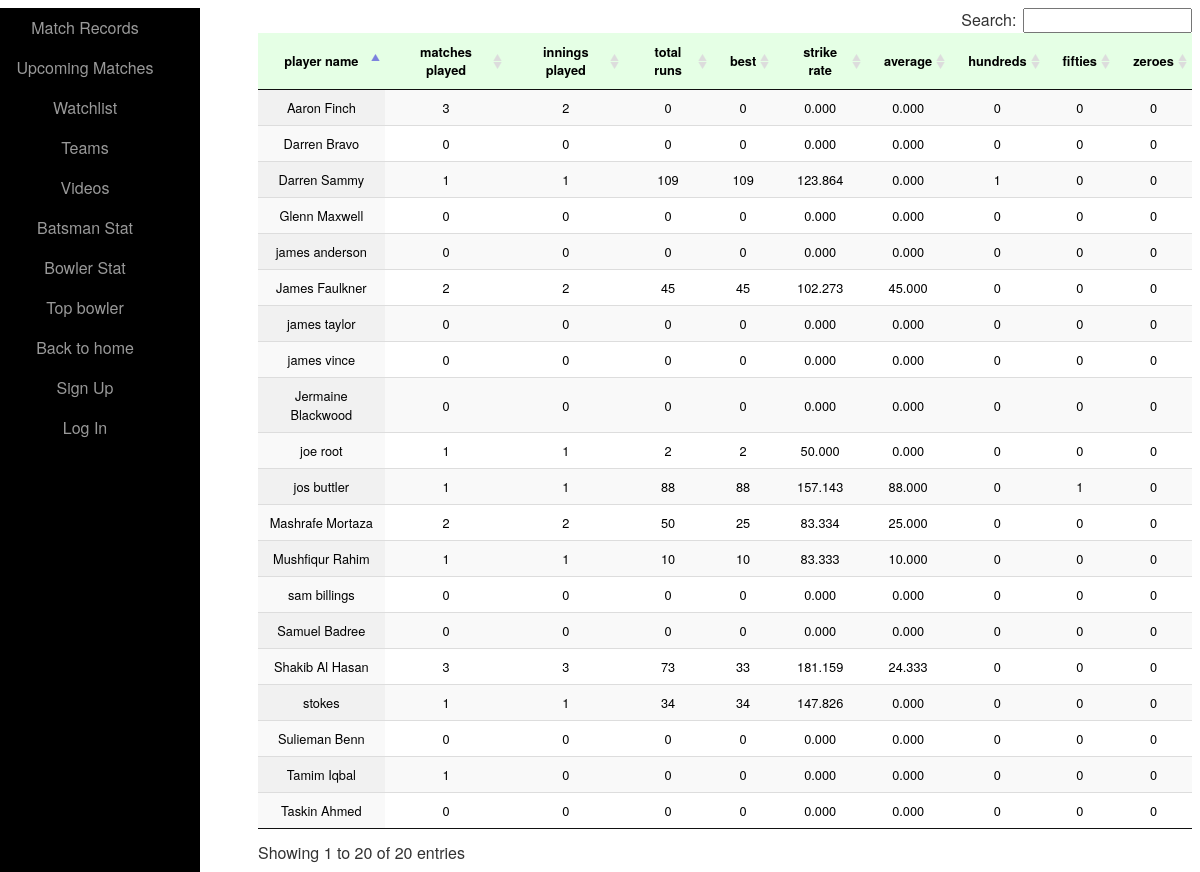
The app's page /ranking_batsman.php with its own data.
### tables this page shows
CREATE TABLE IF NOT EXISTS `player` (
  `id` int(25) unsigned NOT NULL,
  `player_name` varchar(100) NOT NULL,
  `team_id` int(25) unsigned NOT NULL,
  `category` varchar(1000) NOT NULL,
  `matches_played` int(25) DEFAULT NULL,
  `best_bowling` varchar(25) DEFAULT NULL,
  `total_wickets` int(25) DEFAULT NULL,
  `total_balls` int(25) DEFAULT NULL,
  `total_runs_given` int(25) DEFAULT NULL,
  `bowling_strike_rate` double(10,3) DEFAULT NULL,
  `bowling_avg` double(10,3) DEFAULT NULL,
  `bowling_economy` double(10,3) DEFAULT NULL,
  `best_batting` int(25) DEFAULT NULL,
  `innings_played` int(25) DEFAULT NULL,
  `not_outs` int(25) DEFAULT NULL,
  `total_runs` int(25) DEFAULT NULL,
  `batting_strike_rate` double(10,3) DEFAULT NULL,
  `sr_sum` double(10,3) DEFAULT NULL,
  `batting_avg` double(10,3) DEFAULT NULL,
  `hundreds` int(25) DEFAULT NULL,
  `fifties` int(25) DEFAULT NULL,
  `zeroes` int(25) DEFAULT NULL
);

### ranking_batsman.php (the view, shortened to what this page needs)
<?php include "db_connection.php";
include "sidebar.php"; ?>
<!DOCTYPE html>
<html>
<head>
<link href="ranking.css" rel="stylesheet" />
<link href="data-tables/DT_bootstrap.css" rel="stylesheet" />
</head>
<body>
<div id="wrapper">
<table id="example" class="display">
<thead>
	<tr>
	<?php
	echo '<th>player name</th>';
	echo '<th>matches played</th>';
	echo '<th>innings played</th>';
	echo '<th>total runs</th>';
	echo '<th>best</th>';
	echo '<th>strike rate</th>';
	echo '<th>average</th>';
	echo '<th>hundreds</th>';
	echo '<th>fifties</th>';
	echo '<th>zeroes</th>';
	?>
	</tr>
</thead>
<tbody>
<?php
		$sql2 = "SELECT * FROM player";
		$result2 = mysql_query($sql2);
		while($row = mysql_fetch_assoc($result2)) {
            echo '<tr>';
			echo '<td>'.$row["player_name"].'</td>';
			echo '<td>'.$row["matches_played"].'</td>';
			echo '<td>'.$row["innings_played"].'</td>';
			echo '<td>'.$row["total_runs"].'</td>';
			echo '<td>'.$row["best_batting"].'</td>';
			echo '<td>'.$row["batting_strike_rate"].'</td>';
			echo '<td>'.$row["batting_avg"].'</td>';
			echo '<td>'.$row["hundreds"].'</td>';
			echo '<td>'.$row["fifties"].'</td>';
			echo '<td>'.$row["zeroes"].'</td>';
			echo '</tr>';
        }
 ?>
</tbody>
</table>
</div>
</body>
</html>

### sidebar.php (shortened to what this page needs)
<!DOCTYPE html>
<html lang="en">
<head>
    <link href="homepage.css" rel="stylesheet">
</head>
<body>
<div id="sidebar-wrapper">
            <ul class="sidebar-nav">
                <li>
                    <a href="series_records.php">Match Records</a>
                </li>
                <li>
                    <a href="upcoming_matches.php">Upcoming Matches</a>
                </li>
                <li>
                    <a href="watchlist.php">Watchlist</a>
                </li>
				<li>
                    <a href="all_teams.php">Teams</a>
                </li>
				<li>
                    <a href="videos.php">Videos</a>
                </li>
				<li>
                    <a href="ranking_batsman.php">Batsman Stat</a>
                </li>
				<li>
                    <a href="ranking_bowler.php">Bowler Stat</a>
                </li>
				<li>
                    <a href="top_bowler.php">Top bowler</a>
                </li>
				<li>
                    <a href="homepage.php">Back to home</a>
                </li>
			    <?php
				if(!empty($_SESSION['loggedin'])){
				if($_SESSION['user']!=1){
					echo '<li>';
					echo '<a href="Home.php">My Profile</a>';
					echo '</li>';
					echo '<li>';
					echo '<a href="Logout.php?logout">Log out</a>';
					echo '</li>';
					}
				elseif($_SESSION['user']==1){
					echo '<li>';
					echo '<a href="Home.php">My Profile</a>';
					echo '</li>';
					echo '<li>';
					echo '<a href="Logout.php?logout">Log out</a>';
					echo '</li>';
					echo '<li>';
					echo '<a href="data_entry.php">Data Entry</a>';
					echo '</li>';
				}
				}
				else{
					echo '<li>';
					echo  '<a href="sign_up_new.php">Sign Up</a>';
					echo '</li>';
					echo '<li>';
					echo '<a href="sign_in_new.php">Log In</a>';
					echo '</li>';
				}
				?>
            </ul>
        </div>
</body>
</html>

### homepage.css (style rules this page uses)
#wrapper { padding-left: 0; -webkit-transition: all 0.5s ease; -moz-transition: all 0.5s ease; -o-transition: all 0.5s ease; transition: all 0.5s ease; }
#sidebar-wrapper { z-index: 1000; position: fixed; left: 250px; width: 0; height: 100%; margin-left: -250px; overflow-y: auto; background: #000; -webkit-transition: all 0.5s ease; -moz-transition: all 0.5s ease; -o-transition: all 0.5s ease; transition: all 0.5s ease; }
a:link { color: silver; background-color: transparent; text-decoration: none; text-align: center; position: center; }
.sidebar-nav { position: absolute; top: 0; width: 250px; margin: 0; padding: 0; list-style: none; }
.sidebar-nav li { text-indent: 20px; line-height: 40px; }
.sidebar-nav li a { display: block; text-decoration: none; color: #999999; }
@media (min-width:768px) { #wrapper { padding-left: 250px; } }
@media (min-width:768px) { #sidebar-wrapper { width: 250px; } }

### ranking.css (style rules this page uses)
* { font-family: Helvetica Neue, Arial, sans-serif; }
ul,li { color:black; }
h1, table { text-align: center; }
table { background-color:white; border-collapse: collapse; width: 70%; margin: 0 auto 5rem; }
th, td { padding: 1.0rem; font-size: .8rem; }
tr { background: hsla(120, 100%, 50%,0.1); }
tr, td { transition: .4s ease-in; }
tr:first-child { background: hsla(0, 0%, 0%, 0.); }
tr:nth-child(even) { background: white; }
#wrapper { padding-left: 0; -webkit-transition: all 0.5s ease; -moz-transition: all 0.5s ease; -o-transition: all 0.5s ease; transition: all 0.5s ease; }
#sidebar-wrapper { z-index: 1000; position: fixed; left: 200px; width: 0; height: 100%; margin-left: -250px; overflow-y: auto; background: #000; -webkit-transition: all 0.5s ease; -moz-transition: all 0.5s ease; -o-transition: all 0.5s ease; transition: all 0.5s ease; }
a:link { color: blue; background-color: transparent; text-decoration: none; text-align: center; position: center; }
.sidebar-nav { position: absolute; top: 0; width: 250px; margin: 0; padding: 0; list-style: none; }
.sidebar-nav li { text-indent: 20px; line-height: 40px; }
.sidebar-nav li a { display: block; text-decoration: none; color: #999999; }
@media (min-width:768px) { #wrapper { padding-left: 250px; } }
@media (min-width:768px) { #sidebar-wrapper { width: 250px; } }

### records on screen
player: player_name "Aaron Finch", matches_played "3", innings_played "2", total_runs "0", best_batting "0", batting_strike_rate "0.000", batting_avg "0.000", hundreds "0", fifties "0", zeroes "0"
player: player_name "James Faulkner", matches_played "2", innings_played "2", total_runs "45", best_batting "45", batting_strike_rate "102.273", batting_avg "45.000", hundreds "0", fifties "0", zeroes "0"
player: player_name "Glenn Maxwell", matches_played "0", innings_played "0", total_runs "0", best_batting "0", batting_strike_rate "0.000", batting_avg "0.000", hundreds "0", fifties "0", zeroes "0"
player: player_name "Mushfiqur Rahim", matches_played "1", innings_played "1", total_runs "10", best_batting "10", batting_strike_rate "83.333", batting_avg "10.000", hundreds "0", fifties "0", zeroes "0"
player: player_name "Mashrafe Mortaza", matches_played "2", innings_played "2", total_runs "50", best_batting "25", batting_strike_rate "83.334", batting_avg "25.000", hundreds "0", fifties "0", zeroes "0"
player: player_name "Tamim Iqbal", matches_played "1", innings_played "0", total_runs "0", best_batting "0", batting_strike_rate "0.000", batting_avg "0.000", hundreds "0", fifties "0", zeroes "0"
player: player_name "Shakib Al Hasan", matches_played "3", innings_played "3", total_runs "73", best_batting "33", batting_strike_rate "181.159", batting_avg "24.333", hundreds "0", fifties "0", zeroes "0"
player: player_name "Darren Sammy", matches_played "1", innings_played "1", total_runs "109", best_batting "109", batting_strike_rate "123.864", batting_avg "0.000", hundreds "1", fifties "0", zeroes "0"
player: player_name "joe root", matches_played "1", innings_played "1", total_runs "2", best_batting "2", batting_strike_rate "50.000", batting_avg "0.000", hundreds "0", fifties "0", zeroes "0"
player: player_name "stokes", matches_played "1", innings_played "1", total_runs "34", best_batting "34", batting_strike_rate "147.826", batting_avg "0.000", hundreds "0", fifties "0", zeroes "0"
player: player_name "Taskin Ahmed", matches_played "0", innings_played "0", total_runs "0", best_batting "0", batting_strike_rate "0.000", batting_avg "0.000", hundreds "0", fifties "0", zeroes "0"
player: player_name "james anderson", matches_played "0", innings_played "0", total_runs "0", best_batting "0", batting_strike_rate "0.000", batting_avg "0.000", hundreds "0", fifties "0", zeroes "0"
player: player_name "sam billings", matches_played "0", innings_played "0", total_runs "0", best_batting "0", batting_strike_rate "0.000", batting_avg "0.000", hundreds "0", fifties "0", zeroes "0"
player: player_name "jos buttler", matches_played "1", innings_played "1", total_runs "88", best_batting "88", batting_strike_rate "157.143", batting_avg "88.000", hundreds "0", fifties "1", zeroes "0"
player: player_name "james taylor", matches_played "0", innings_played "0", total_runs "0", best_batting "0", batting_strike_rate "0.000", batting_avg "0.000", hundreds "0", fifties "0", zeroes "0"
player: player_name "james vince", matches_played "0", innings_played "0", total_runs "0", best_batting "0", batting_strike_rate "0.000", batting_avg "0.000", hundreds "0", fifties "0", zeroes "0"
player: player_name "Samuel Badree", matches_played "0", innings_played "0", total_runs "0", best_batting "0", batting_strike_rate "0.000", batting_avg "0.000", hundreds "0", fifties "0", zeroes "0"
player: player_name "Darren Bravo", matches_played "0", innings_played "0", total_runs "0", best_batting "0", batting_strike_rate "0.000", batting_avg "0.000", hundreds "0", fifties "0", zeroes "0"
player: player_name "Jermaine Blackwood", matches_played "0", innings_played "0", total_runs "0", best_batting "0", batting_strike_rate "0.000", batting_avg "0.000", hundreds "0", fifties "0", zeroes "0"
player: player_name "Sulieman Benn", matches_played "0", innings_played "0", total_runs "0", best_batting "0", batting_strike_rate "0.000", batting_avg "0.000", hundreds "0", fifties "0", zeroes "0"
